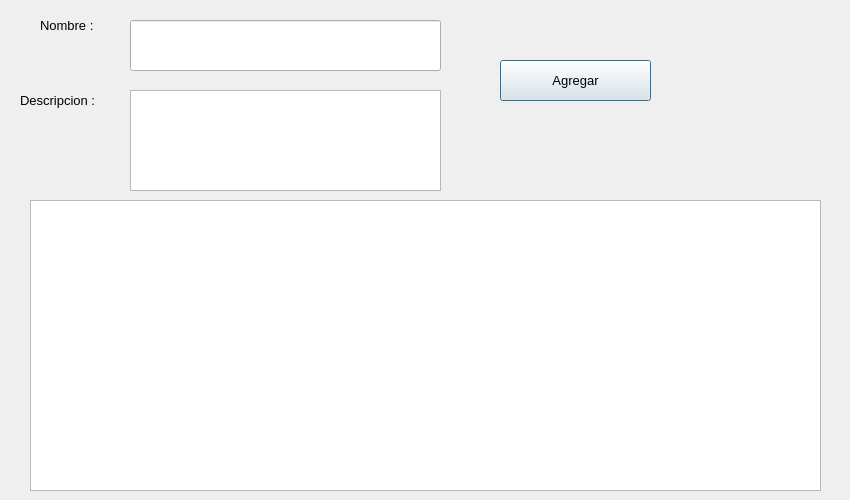
<?xml version="1.0" encoding="UTF-8"?>
<ui version="4.0">
 <class>EspecialidadForm</class>
 <widget class="QDialog" name="EspecialidadForm">
  <property name="geometry">
   <rect>
    <x>0</x>
    <y>0</y>
    <width>850</width>
    <height>500</height>
   </rect>
  </property>
  <property name="font">
   <font>
    <pointsize>10</pointsize>
   </font>
  </property>
  <property name="windowTitle">
   <string>Dialog</string>
  </property>
  <widget class="QPushButton" name="pushButton">
   <property name="geometry">
    <rect>
     <x>500</x>
     <y>60</y>
     <width>151</width>
     <height>41</height>
    </rect>
   </property>
   <property name="text">
    <string>Agregar</string>
   </property>
  </widget>
  <widget class="QLineEdit" name="nombre_edit">
   <property name="geometry">
    <rect>
     <x>130</x>
     <y>20</y>
     <width>311</width>
     <height>51</height>
    </rect>
   </property>
  </widget>
  <widget class="QTableWidget" name="tableWidget">
   <property name="geometry">
    <rect>
     <x>30</x>
     <y>200</y>
     <width>791</width>
     <height>291</height>
    </rect>
   </property>
  </widget>
  <widget class="QPlainTextEdit" name="descripcion_edit">
   <property name="geometry">
    <rect>
     <x>130</x>
     <y>90</y>
     <width>311</width>
     <height>101</height>
    </rect>
   </property>
  </widget>
  <widget class="QLabel" name="label">
   <property name="geometry">
    <rect>
     <x>40</x>
     <y>10</y>
     <width>71</width>
     <height>31</height>
    </rect>
   </property>
   <property name="text">
    <string>Nombre :</string>
   </property>
  </widget>
  <widget class="QLabel" name="label_2">
   <property name="geometry">
    <rect>
     <x>20</x>
     <y>90</y>
     <width>101</width>
     <height>21</height>
    </rect>
   </property>
   <property name="text">
    <string>Descripcion :</string>
   </property>
  </widget>
 </widget>
 <resources/>
 <connections/>
</ui>
